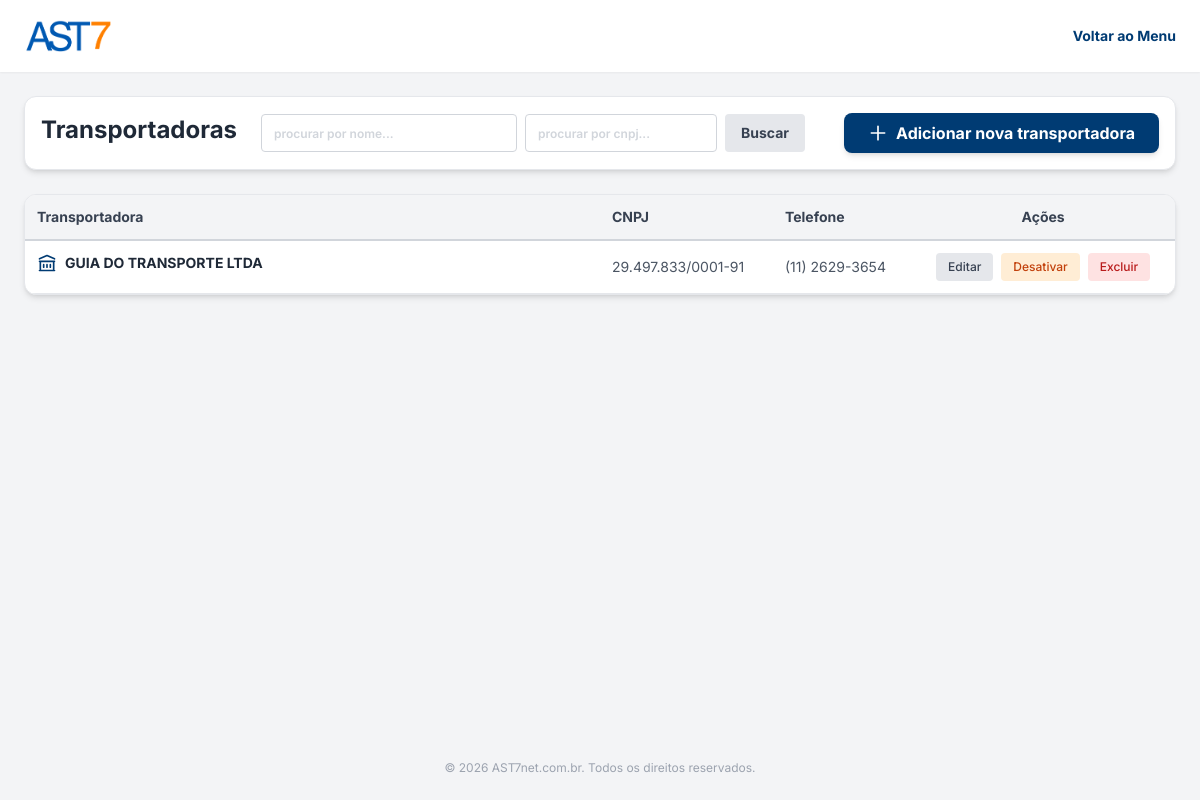
The app's page /transportadoras.php (signed in), older data.
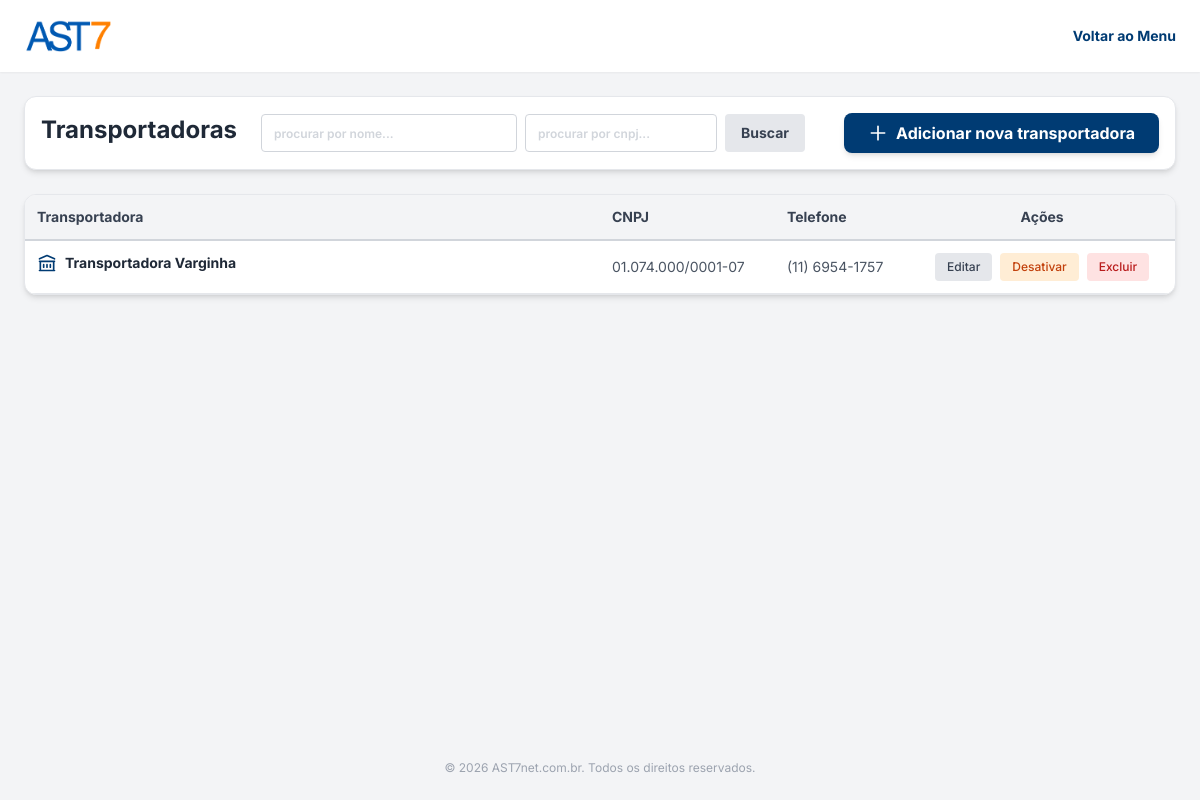
The same page, newer data.
### tables this page shows
CREATE TABLE transportadoras (
                id INTEGER PRIMARY KEY AUTOINCREMENT,
                razao_social TEXT NOT NULL,
                telefones TEXT,
                endereco TEXT,
                complemento TEXT,
                bairro TEXT,
                cidade TEXT,
                cep TEXT,
                uf TEXT,
                contato TEXT,
                telefone TEXT,
                celular TEXT,
                o800 TEXT,
                cnpj TEXT UNIQUE,
                inscricao TEXT,
                email TEXT,
                observacao TEXT,
                ativo INTEGER DEFAULT 1,
                created_at DATETIME DEFAULT CURRENT_TIMESTAMP
            );

### transportadoras.php (the view, shortened to what the changed rows need)
<?php
$pdo = Database::getInstance();
$pagina_atual = isset($_GET['page']) && is_numeric($_GET['page']) ? (int)$_GET['page'] : 1;
$limite = 10;
$offset = ($pagina_atual - 1) * $limite;
$sql_where = " WHERE 1=1";
$params = [];
$sql = "SELECT * FROM transportadoras" . $sql_where . " ORDER BY razao_social ASC LIMIT $limite OFFSET $offset";
$stmt = $pdo->prepare($sql);
$stmt->execute($params);
$transportadoras = $stmt->fetchAll();
?>
<!DOCTYPE html>
<html lang="pt-BR">
<head>
    <script src="https://cdn.tailwindcss.com"></script>
</head>
<body class="bg-bg-main min-h-screen flex flex-col font-sans text-text-main text-base">
    <main class="flex-grow p-4 md:p-6 max-w-[1400px] mx-auto w-full">
        <div class="bg-white p-4 rounded-xl shadow-md border border-gray-200 mb-6 flex flex-col md:flex-row justify-between items-center gap-4">
            <div class="flex gap-2 w-full md:w-auto">
                <h1 class="text-2xl font-bold text-gray-800 hidden md:block mr-4">Transportadoras</h1>
            </div>
        </div>
        <div class="bg-white rounded-xl shadow-md border border-gray-200 overflow-hidden">
            <div class="overflow-x-auto">
                <table class="w-full text-left border-collapse text-sm">
                    <thead>
                        <tr class="border-b-2 border-gray-300 text-gray-700 bg-gray-100">
                            <th class="py-3 px-3 font-bold w-1/2">Transportadora</th>
                            <th class="py-3 px-3 font-bold">CNPJ</th>
                            <th class="py-3 px-3 font-bold">Telefone</th>
                            <th class="py-3 px-3 font-bold text-center">Ações</th>
                        </tr>
                    </thead>
                    <tbody>
                        <?php foreach($transportadoras as $t): ?>
                        <tr class="border-b border-gray-200 hover:bg-blue-50 transition-colors <?= $t['ativo'] == 0 ? 'opacity-60 bg-gray-100' : '' ?>">
                            <td class="py-3 px-3 font-bold text-gray-800 flex items-center gap-2">
                                <svg class="w-5 h-5 text-brand-blue" fill="none" stroke="currentColor" viewBox="0 0 24 24"><path stroke-linecap="round" stroke-linejoin="round" stroke-width="2" d="M8 14v3m4-3v3m4-3v3M3 21h18M3 10h18M3 7l9-4 9 4M4 10h16v11H4V10z"></path></svg>
                                <?= htmlspecialchars($t['razao_social']) ?>
                            </td>
                            <td class="py-3 px-3 text-gray-600"><?= htmlspecialchars($t['cnpj']) ?></td>
                            <td class="py-3 px-3 text-gray-600"><?= htmlspecialchars($t['telefone']) ?></td>
                            <td class="py-3 px-3">
                                <div class="flex items-center justify-center gap-2">
                                    <a href="transportadoras.php?edit=<?= $t['id'] ?>" class="bg-gray-200 text-gray-700 hover:bg-gray-300 px-3 py-1.5 rounded transition-colors text-xs font-medium">Editar</a>
                                    <a href="transportadoras.php?toggle=<?= $t['id'] ?>" class="<?= $t['ativo'] ? 'bg-orange-100 text-orange-700 hover:bg-orange-200' : 'bg-green-100 text-green-700 hover:bg-green-200' ?> px-3 py-1.5 rounded transition-colors text-xs font-medium">
                                        <?= $t['ativo'] ? 'Desativar' : 'Ativar' ?>
                                    </a>
                                    <a href="transportadoras.php?delete=<?= $t['id'] ?>" onclick="return confirm('Tem certeza que deseja EXCLUIR esta transportadora?')" class="bg-red-100 text-red-700 hover:bg-red-200 px-3 py-1.5 rounded transition-colors text-xs font-medium">Excluir</a>
                                </div>
                            </td>
                        </tr>
                        <?php endforeach; ?>
                    </tbody>
                </table>
            </div>
        </div>
    </main>
</body>
</html>

Row changes from the older to the newer data that the page shows:
removed transportadoras: razao_social "GUIA DO TRANSPORTE LTDA", cnpj "29.497.833/0001-91", telefone "(11) 2629-3654", ativo "Desativar"
added transportadoras: razao_social "Transportadora Varginha", cnpj "01.074.000/0001-07", telefone "(11) 6954-1757", ativo "Desativar"
